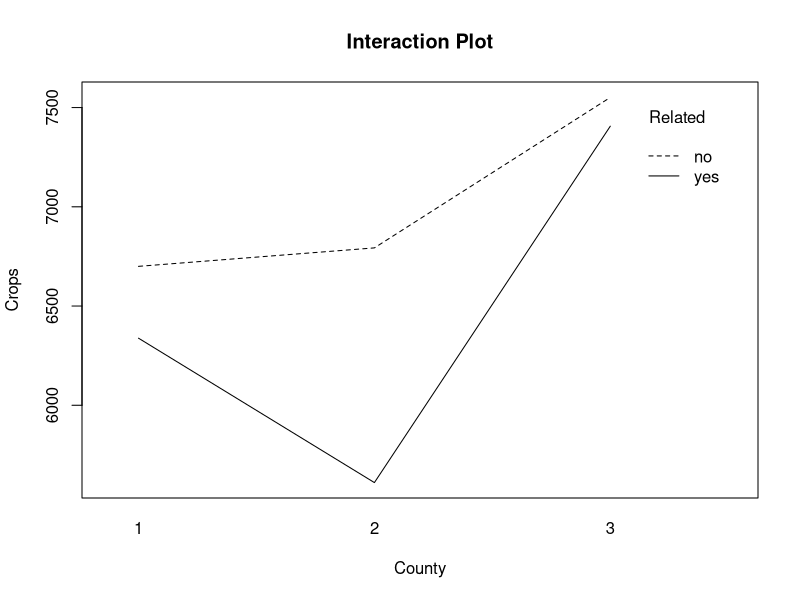
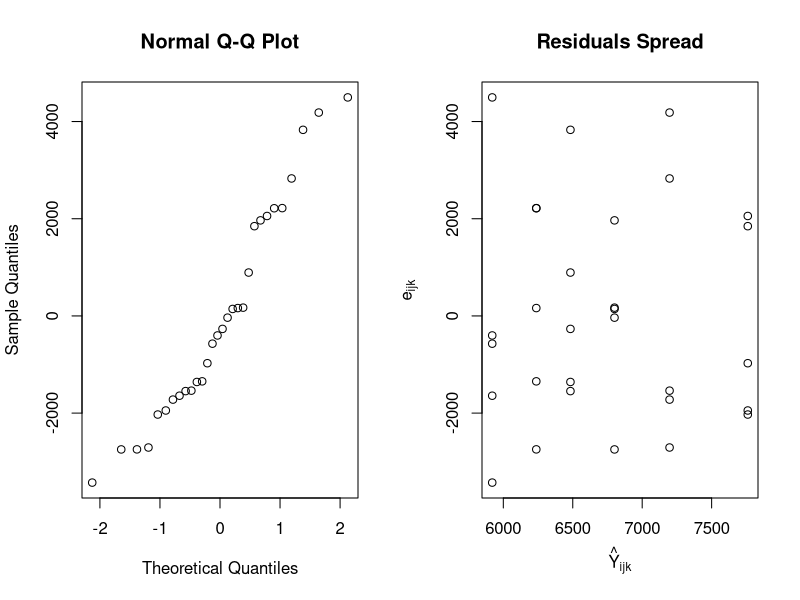
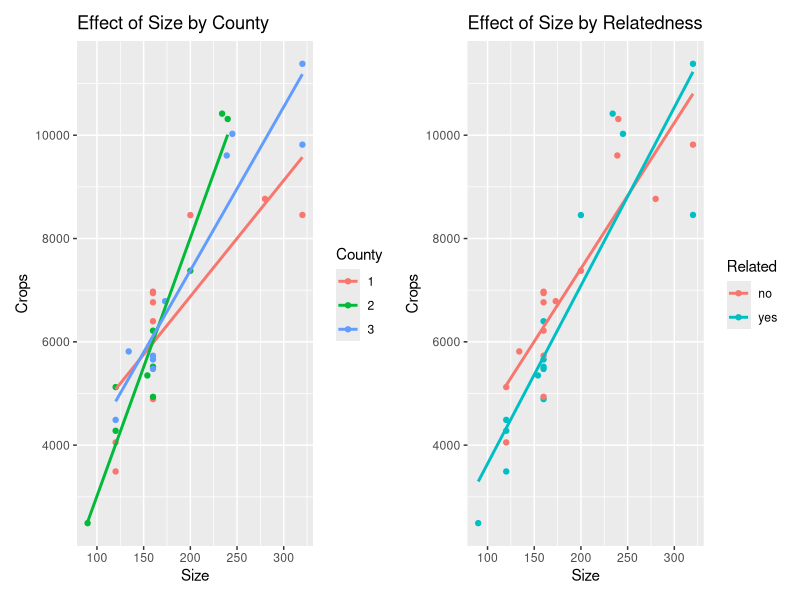

These charts were generated, in order, by the following R code:
## ---- chunk 1
knitr::opts_chunk$set(echo = TRUE)

# Import libraries
library(ggplot2)
library(patchwork)
options(digits = 3)

# Read the data
setwd("~/Library/CloudStorage/OneDrive-UvA/CLS/Experimental Design and Data Analysis/Assignment 1/EDDA_assignment1/Part 2")
data <- read.table("crops.txt", header=TRUE)
data$County <- factor(data$County)  
data$Related <- factor(data$Related, levels = c("no", "yes"))
## ---- chunk 2
summary(data)
## ---- chunk 3
model_int = lm(Crops ~ County * Related, data=data); anova(model_int)
## ---- chunk 4
model = lm(Crops ~ County + Related, data=data); anova(model_int, model)
## ---- chunk 5
interaction.plot(data$County, data$Related, data$Crops,
                 main="Interaction Plot",
                 xlab="County",
                 ylab="Crops",
                 trace.label="Related")
## ---- chunk 6
anova(model)
## ---- chunk 7
par(mfrow=c(1,2)); qqnorm(residuals(model))
plot(fitted(model), residuals(model),
     main="Residuals Spread",
     xlab = expression(hat(Y)[ijk]),
     ylab = expression(e[ijk]))
## ---- chunk 8
summary(model)$coefficients
## ---- chunk 9
model_base_size <- lm(Crops ~ County + Related + Size, data=data)
model_interact_county <- lm(Crops ~ Related + County * Size, data = data)
anova(model_interact_county, model_base_size)
## ---- chunk 10
anova(model_interact_county)
## ---- chunk 11
model_interact_related <- lm(Crops ~ County + Related * Size, data = data)
anova(model_interact_related, model_base_size)
## ---- chunk 12
anova(model_interact_related)
## ---- chunk 13
p1 <- ggplot(data, aes(x=Size, y=Crops, color=County)) +
  geom_point() +
  geom_smooth(method="lm", se=FALSE) +
  ggtitle("Effect of Size by County")
p2 <- ggplot(data, aes(x=Size, y=Crops, color=Related)) +
  geom_point() +
  geom_smooth(method="lm", se=FALSE) +
  ggtitle("Effect of Size by Relatedness")
p1 + p2
## ---- chunk 14
summary(model_interact_county)$coefficients
## ---- chunk 15
farm <- data.frame(County = factor(2, levels = levels(data$County)),
                      Size = 165,
                      Related = "yes")
predicted_crops <- predict(model_interact_county, farm, interval="prediction")
predicted_crops
